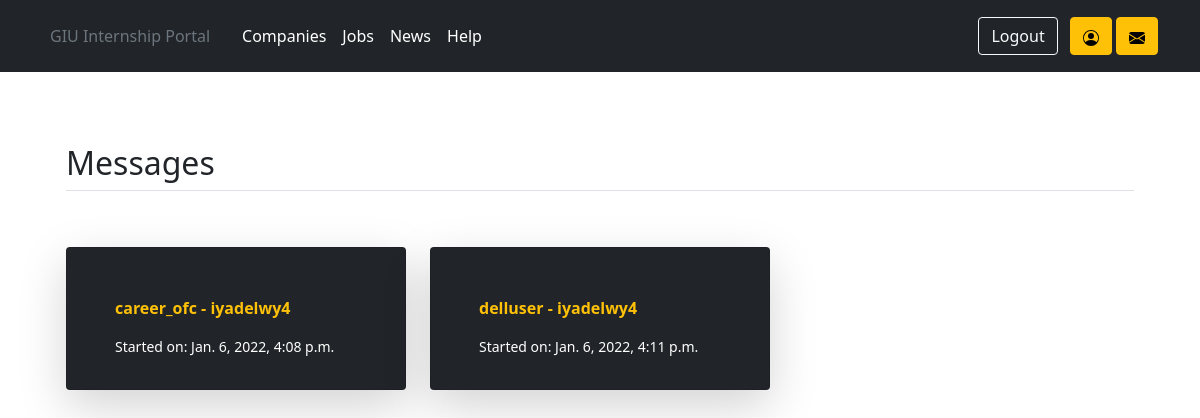
/messages/allmessages/ (signed in), run on an earlier commit of the app's database.
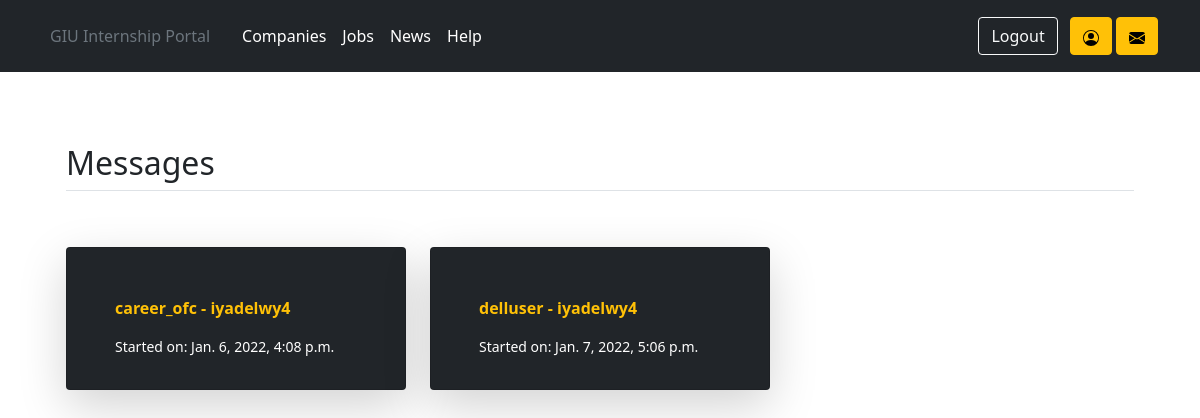
And on a later commit of the database.
### messenger/models.py (models this page shows, shortened)
class Conversation(models.Model):
    user1 = models.ForeignKey(user_models.User, on_delete=models.CASCADE, related_name='creator', primary_key=True)
    user2 = models.ForeignKey(user_models.User, on_delete=models.CASCADE, related_name='created')
    started_on = models.DateTimeField(default=django.utils.timezone.now)
    active = models.BooleanField(verbose_name='Confirm')
    class Meta:
        unique_together = (('user1', 'user2'),)

### users/models.py (models this page shows)
class User(AbstractUser):
    is_student = models.BooleanField(default=False)
    is_employer = models.BooleanField(default=False)
    is_admin = models.BooleanField(default=False)
    is_faculty_representative = models.BooleanField(default=False)
    is_academic_advisor = models.BooleanField(default=False)
    is_career_office_coordinator = models.BooleanField(default=False)
    password = models.CharField(null=True, blank=True, max_length=500)

### messenger/views.py (the view)
# urls.py: path('allmessages/', views.MessageHomeView.as_view(), name='message_home_page'),
class MessageHomeView(LoginRequiredMixin, ListView):
    model = models.Conversation
    template_name = 'messanger/messagehomepage.html'
    context_object_name = 'conversation_list_view'
    login_url = 'login'
    def get_queryset(self):
        return models.Conversation.objects.filter(Q(user1=self.request.user) | Q(user2=self.request.user))

### templates/messanger/messagehomepage.html (shortened to what this page needs)
{% extends 'base.html' %}
{% block content %}
    <div class="container px-4 py-5" id="custom-cards">
        <h2 class="pb-2 border-bottom">Messages</h2>
        {% if conversation_list_view %}
            <div class="row row-cols-1 row-cols-lg-3 align-items-stretch g-4 py-5">
                {% for convo in conversation_list_view %}
                    <div class="col">
                        <div class="card card-cover h-100 overflow-hidden text-white bg-dark rounded-5 shadow-lg">
                            <div class="d-flex flex-column h-100 p-5 pb-3 text-white text-shadow-1">
                                <a class="link-warning no_underline" href="
{% url 'view_convo_page' convo.user1.pk convo.user2.pk %}">
                                    <p
                                            class="fw-bold">{{ convo.user1.username }} -
                                        {{ convo.user2.username }}</p></a>
                                <small>Started on: {{ convo.started_on }}</small>
                            </div>
                        </div>
                    </div>
                {% endfor %}
            </div>
        {% else %}
            <br>
            <h2>No messages to display...</h2>
        {% endif %}
    </div>
{% endblock content %}

What changed in the data, as far as the page shows it:
changed Conversation "delluser": started_on "Jan. 6, 2022, 4:11 p.m." → "Jan. 7, 2022, 5:06 p.m."
